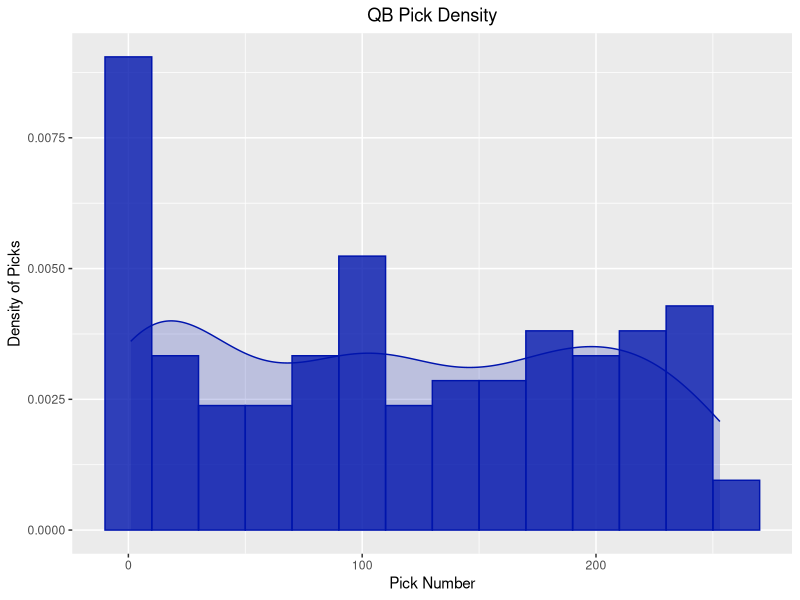
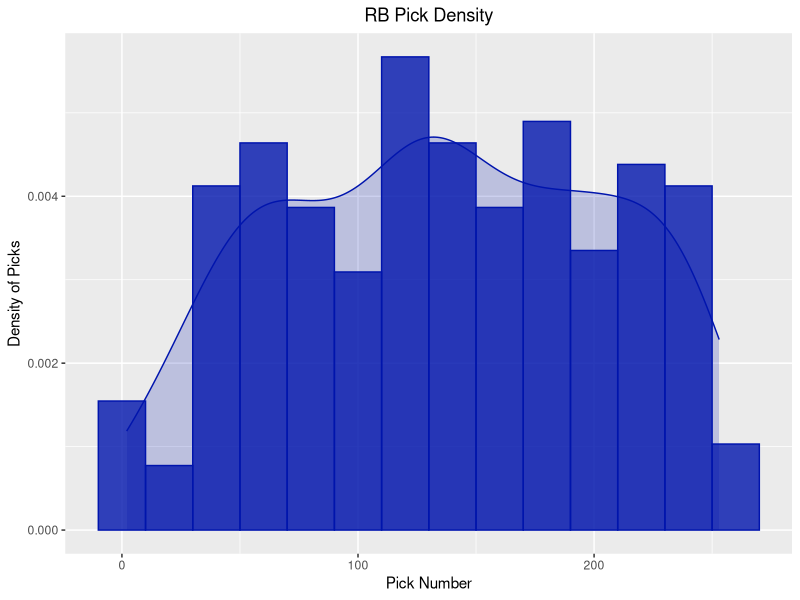
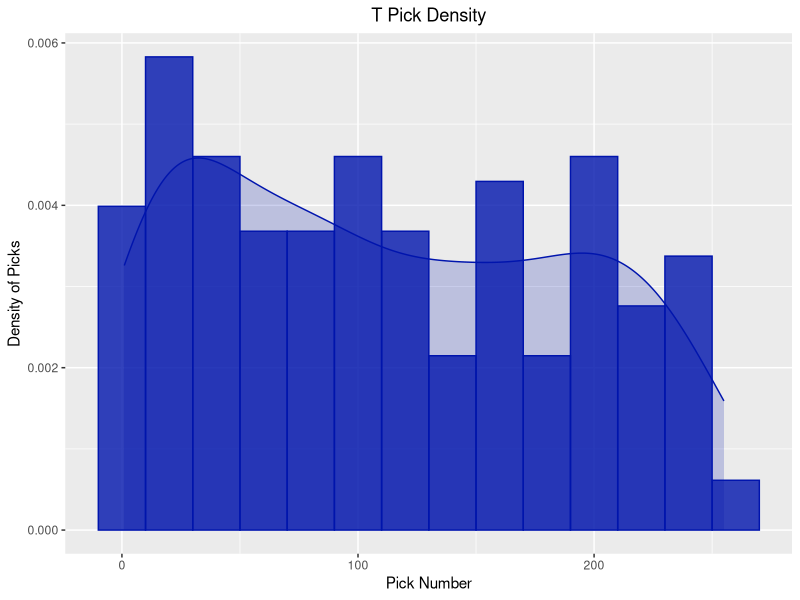
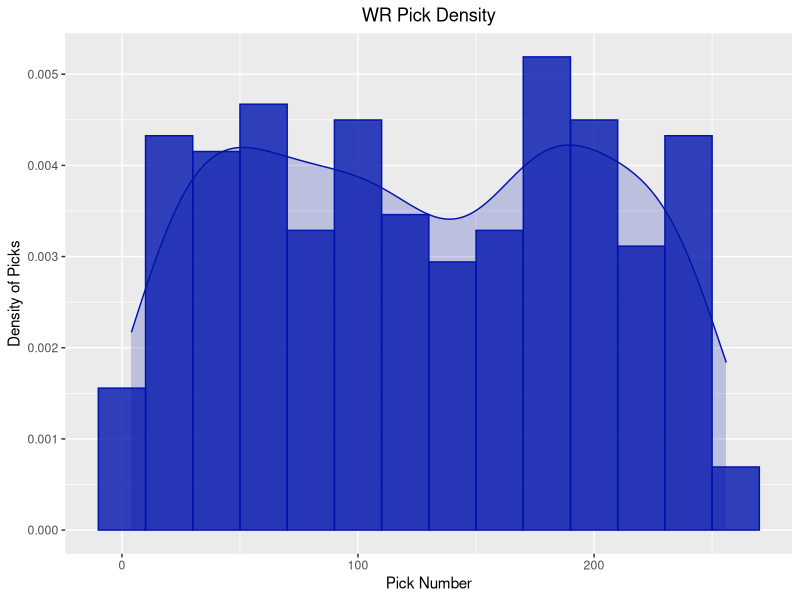
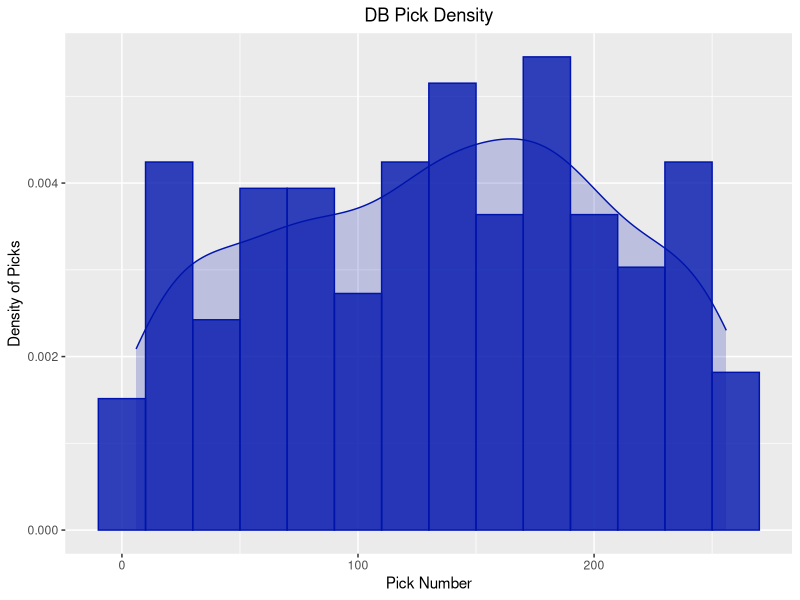
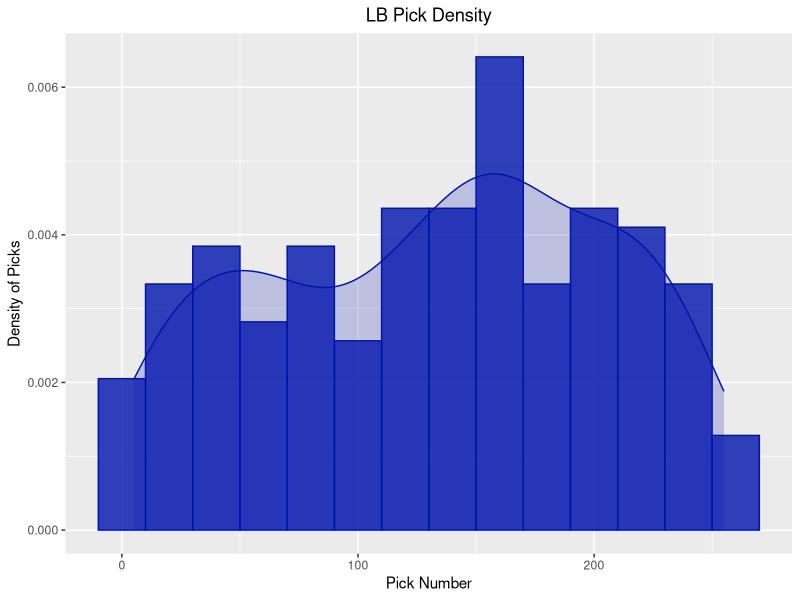
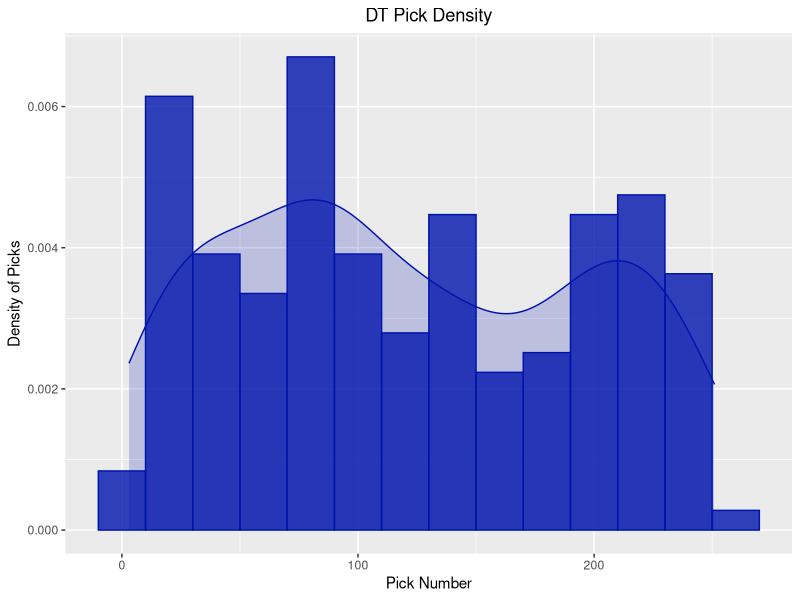
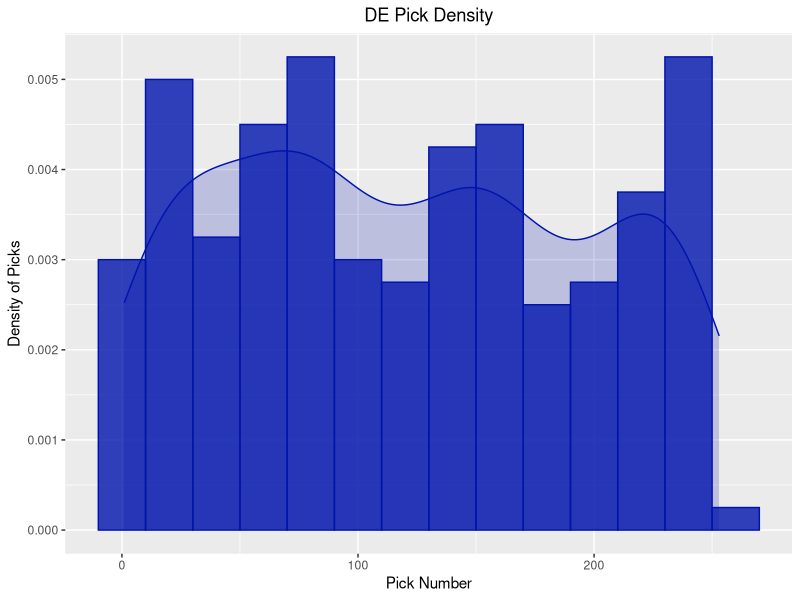

R code for these plots, in order:
library(tidyverse)
library(ggplot2)

#Load in the data
#Data comes from Stathead draft seasons
draft_2012 <- read.csv('2012Draft.txt')
draft_2013 <- read.csv('2013Draft.txt')
draft_2014 <- read.csv('2014Draft.txt')
draft_2015 <- read.csv('2015Draft.txt')
draft_2016 <- read.csv('2016Draft.txt')
draft_2017 <- read.csv('2017Draft.txt')
draft_2018 <- read.csv('2018Draft.txt')
draft_2019 <- read.csv('2019Draft.txt')
draft_2020 <- read.csv('2020Draft.txt')

#Create a list of all the drafts
df_list <- list(draft_2012, draft_2013, draft_2014, draft_2015, draft_2016, 
                draft_2017, draft_2018, draft_2019, draft_2020)

#Make one final data frame of all picks
final_df <- bind_rows(df_list)

#Find the unique Positions in the data frame
unique_pos <- unique(final_df$Pos)

#Position Function 
position_data <- function(df, pos){
  
  #Separate all of the pos players out
  pos_df <- df[which(df$Pos == pos),]
  
  #Sort by Pick number
  pos_df <- arrange(pos_df, Pick)
  
  #Mean Pick Number
  pos.mean_pick <- round(mean(pos_df$Pick))
  
  #Plot the Density of the Position Picks
  pos_plot <- pos_df %>%
    ggplot(aes(Pick)) + 
    geom_histogram(aes(y = after_stat(density)), fill = '#0014ad', color = '#0014ad',
                   alpha = 0.8, binwidth = 20) + 
    geom_density(fill = '#0014ad', color = '#0014ad', alpha = 0.2) +
    ggtitle(paste(pos, 'Pick Density')) + 
    xlab('Pick Number') + 
    ylab("Density of Picks") + 
    theme(plot.title = element_text(hjust = 0.5))
  show(pos_plot)
  
  list("Position" = pos, "Mean_Pick" = pos.mean_pick, 'Total_Picks' = length(pos_df[,1]))
  
}

#Empty dataframe to present all the data
pos_draft = data.frame(Position=character(), Mean_Pick=integer(), Total_Picks=integer())

#Loop through all of the unique positions and run position_data function
for (i in 1:length(unique_pos)){
  pos <- unique_pos[i]
  out <- position_data(final_df, pos)
  pos_draft[i,] <- c(out$Position, as.integer(out$`Mean_Pick`), as.integer(out$Total_Picks))
}

#Convert all of the draft position data to ints 
pos_draft[,2] <- as.integer(pos_draft$Mean_Pick)
pos_draft[,3] <- as.integer(pos_draft$Total_Picks)
